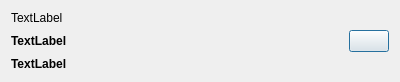
<?xml version="1.0" encoding="UTF-8"?>
<ui version="4.0">
 <class>FavouriteWidget</class>
 <widget class="QDialog" name="FavouriteWidget">
  <property name="geometry">
   <rect>
    <x>0</x>
    <y>0</y>
    <width>400</width>
    <height>74</height>
   </rect>
  </property>
  <property name="windowTitle">
   <string>Dialog</string>
  </property>
  <layout class="QGridLayout" name="gridLayout">
   <item row="0" column="0">
    <widget class="QLabel" name="organization_label">
     <property name="text">
      <string>TextLabel</string>
     </property>
    </widget>
   </item>
   <item row="1" column="0">
    <widget class="QLabel" name="project_label">
     <property name="font">
      <font>
       <bold>true</bold>
      </font>
     </property>
     <property name="text">
      <string>TextLabel</string>
     </property>
    </widget>
   </item>
   <item row="2" column="0">
    <widget class="QLabel" name="task_label">
     <property name="font">
      <font>
       <bold>true</bold>
      </font>
     </property>
     <property name="text">
      <string>TextLabel</string>
     </property>
    </widget>
   </item>
   <item row="0" column="2" rowspan="3">
    <widget class="QPushButton" name="unfavourite_button">
     <property name="text">
      <string/>
     </property>
     <property name="icon">
      <iconset resource="images.qrc">
       <normaloff>:/icons/resources/icons/bin.png</normaloff>:/icons/resources/icons/bin.png</iconset>
     </property>
    </widget>
   </item>
   <item row="1" column="1">
    <spacer name="horizontalSpacer">
     <property name="orientation">
      <enum>Qt::Horizontal</enum>
     </property>
     <property name="sizeHint" stdset="0">
      <size>
       <width>40</width>
       <height>20</height>
      </size>
     </property>
    </spacer>
   </item>
  </layout>
 </widget>
 <resources>
  <include location="images.qrc"/>
 </resources>
 <connections/>
</ui>
